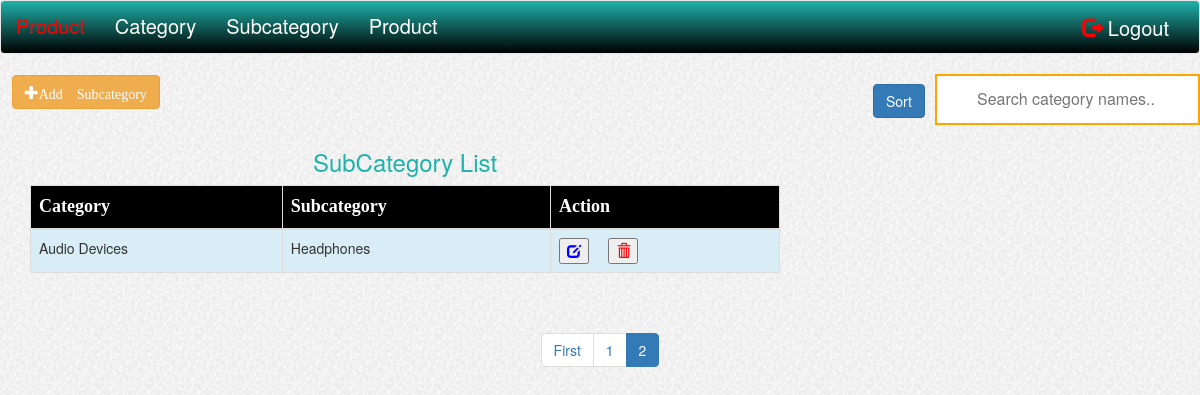
/subcategory_list.php?page=2 (signed in), run on the app's committed database.
### tables this page shows
CREATE TABLE `subcat_cat` (
  `category_id` int(10) NOT NULL,
  `subcategory_id` int(10) NOT NULL
);

CREATE TABLE `category` (
  `category_id` int(10) NOT NULL,
  `category_name` varchar(45) NOT NULL
);

CREATE TABLE `subcategory` (
  `subcategory_id` int(10) NOT NULL,
  `subcategory_name` varchar(45) NOT NULL
);

### subcategory_list.php (the view, shortened to what this page needs)
<?php
include("header.php");
      ?>
   <input type="text" id="myInput" onkeyup="myFunction()" placeholder="Search category names.." title="Type in a name" style="float:right;  border:2px solid orange;">&nbsp;&nbsp;
  <button id="sort" class="btn btn-primary"onclick="sortTable()"style="float:right;margin-right:10px;margin-top:10px;">Sort</button>
<button type="button" class="btn btn-warning glyphicon glyphicon-plus"  id="button1" data-toggle="modal" data-target="#subcat">Add Subcategory</button>
        <?php
          include("db-config.php");
        ?>
<div class="container">
 <div class="row">
  <div class="col-sm-2"></div>
  <div class="col-sm-8">
<br>
<div id="Edit">
<div class="table table-responsive" id="subtable">
  <h3 class="text-center" id="list">SubCategory List</h3>
<table class="table table-bordered" id="myTable" style="width: 100%;">
<thead>
  <tr id="table">
  <th>Category</th>
   <th>Subcategory</th>
  <th>Action</th>
  </tr>
</thead>
<tbody>
<?php
$showRecordPerPage = 5;
if(isset($_GET['page']) && !empty($_GET['page'])){
$currentPage = $_GET['page'];
}else{
$currentPage = 1;
}
$startFrom = ($currentPage * $showRecordPerPage) - $showRecordPerPage;
$firstPage = 1;
$previousPage = $currentPage - 1;
$catsubcat="SELECT * FROM subcat_cat LIMIT $startFrom, $showRecordPerPage";
$sql=mysqli_query($conn, $catsubcat);
  while($row = $sql->fetch_assoc()) {
    echo "<tr class='info'>";
     $catname="SELECT category_name  FROM category where category_id=".$row['category_id'];
     $sql1=mysqli_query($conn, $catname);
     $rowcatname=mysqli_fetch_assoc($sql1);
      $subcatname="SELECT subcategory_name  FROM subcategory where subcategory_id=".$row['subcategory_id'];
      $sql2=mysqli_query($conn, $subcatname);
      $rowsubcatname=mysqli_fetch_assoc($sql2);
       echo"<td>".$rowcatname['category_name']."</td>";
     echo"<td>".$rowsubcatname['subcategory_name']."</td>";
    echo"<td><button id='".$row['subcategory_id']."' class='editsub'><span class='glyphicon glyphicon-edit' id='edit'></span></button> &nbsp;&nbsp&nbsp;&nbsp";
    echo"<button id='".$row['subcategory_id']."' class='deletesub'><span class='glyphicon glyphicon-trash' id='delete'></span></button></td>";
    echo"</tr>";
  }
?>
 </tbody>
</table>
</div>
</div>
</div>
<div class="col-sm-2"></div>
</div>
</div>
<nav aria-label="Page navigation" class="text-center" id="paginationsub">
<ul class="pagination">
<?php if($currentPage != $firstPage) { ?>
<li class="page-item">
<a class="page-link" href="?page=<?php echo $firstPage ?>" tabindex="-1" aria-label="Previous">
<span aria-hidden="true">First</span>
</a>
</li>
<?php } ?>
<?php if($currentPage >= 2) { ?>
<li class="page-item"><a class="page-link" href="?page=<?php echo $previousPage ?>"><?php echo $previousPage ?></a></li>
<?php } ?>
<li class="page-item active"><a class="page-link" href="?page=<?php echo $currentPage ?>"><?php echo $currentPage ?></a></li>
</ul>
</nav>
<?php
  include("footer.php");
?>

### css/style.css (style rules this page uses)
#delete { color:red; }
#edit { color:blue; }
#list { color:#20B2AA; }
#table { background: black; color: white; font-size: 18px; font-family: comic sans; padding: 20px; }

### sort.php (style rules this page uses)
* { box-sizing: border-box; }
#myInput { background-position: 10px 10px; background-repeat: no-repeat; width: auto; float:right; font-size: 16px; padding: 12px 20px 12px 40px; border: 1px solid #ddd; margin-bottom: 12px; }

### data on the page
subcat_cat: category.category_name "Audio Devices", subcategory_id.subcategory_name "Headphones"

### other printed values
$previousPage "1"
$currentPage "2"
